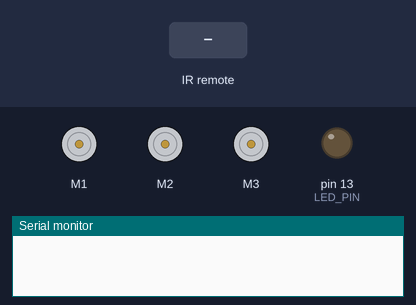
The sketch below on a simulated Arduino Uno, built with avr-gcc and run on an emulated ATmega328P. Parts: 3 × DC motor (green arrow = forward, orange = backward, longer = faster), output pins drawn as LEDs (lit = HIGH), the last lines printed to the serial monitor. The test bench sets the inputs (shaded band).

Above: at 1.2 s.
1.3 s: infrared code 0x77E1D055 received
At 2.5 s:
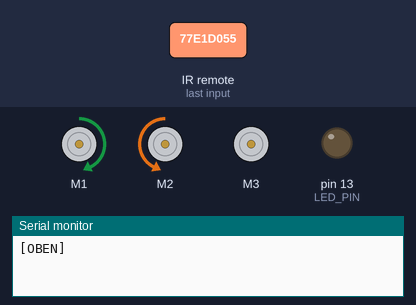
2.8 s: infrared code 0x77E1B055 received
At 3.7 s:
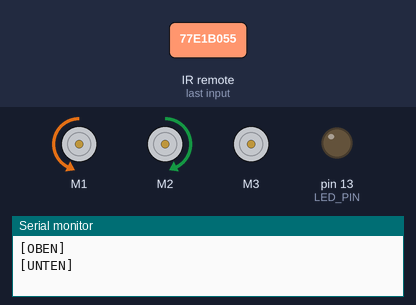
4.3 s: infrared code 0x77E11055 received
At 4.8 s:
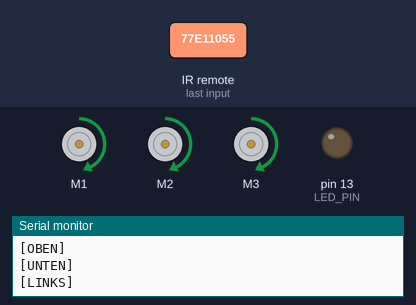
5.8 s: infrared code 0x77E1E055 received
At 7.2 s:
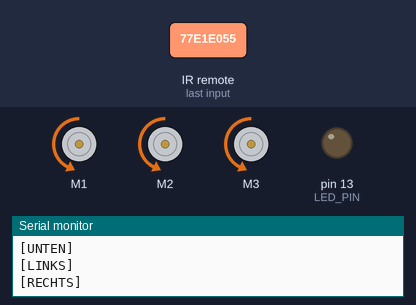
Timing chart, 0 to 8.3 s (numbered marks = the images above; inputs shaded):
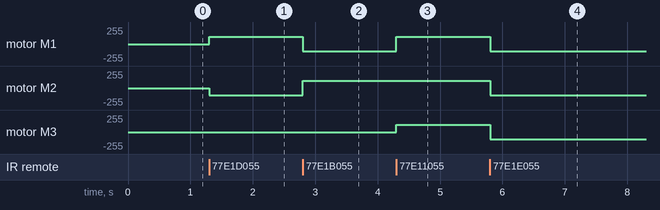

Measured:
- after the input at 1.3 s, motor M1: stopped → forward 110/255 at once; motor M2: stopped → backward 110/255 at once
- after the input at 2.8 s, motor M1: forward 110/255 → backward 110/255 at once; motor M2: backward 110/255 → forward 110/255 at once
- after the input at 4.3 s, motor M1: backward 110/255 → forward 110/255 at once; motor M3: stopped → forward 110/255 at once
- after the input at 5.8 s, motor M1–3: forward 110/255 → backward 110/255 at once

The sketch:

IRmotorRemote.ino
```cpp
#include <IRremote.h>

#include <Wire.h>
#include <Adafruit_MotorShield.h>

// Create the motor shield object with the default I2C address
Adafruit_MotorShield AFMS = Adafruit_MotorShield();
// Or, create it with a different I2C address (say for stacking)
// Adafruit_MotorShield AFMS = Adafruit_MotorShield(0x61);

// Select which 'port' M1, M2, M3 or M4. In this case, M1
Adafruit_DCMotor *myMotor1 = AFMS.getMotor(1);
// You can also make another motor on port M2
Adafruit_DCMotor *myMotor2 = AFMS.getMotor(2);
// You can also make another motor on port M3
Adafruit_DCMotor *myMotor3 = AFMS.getMotor(3);

// speed for the motors (max. 255)
unsigned char motorSpeed1 = 110;
unsigned char motorSpeed2 = 110;
unsigned char motorSpeed3 = 110;


// Storage for the recorded code
         int  codeType = -1;     // The type of code
unsigned long codeValue;         // The code value if not raw
unsigned int  rawCodes[RAWBUF];  // The durations if raw
         int  codeLen;           // The length of the code
         int toggle = 0;         // The RC5/6 toggle state


// Werte, die die Apple Remote "runder Donut, Alu" sendet
unsigned long oben   = 2011287637;
unsigned long unten  = 2011279445;
unsigned long links  = 2011238485;
unsigned long rechts = 2011291733;
unsigned long ok     = 2011282005;
unsigned long menu   = 2011250773;
unsigned long play   = 2011265621;
unsigned long repeat = 2011242581; // Wird bei ok und play zusätzlich gesendet

/*
// Werte, die die Apple Remote "flacher Donut, Alu" sendet
 unsigned long oben   = 2011287644;
 unsigned long unten  = 2011279452;
 unsigned long links  = 2011238492;
 unsigned long rechts = 2011291740;
 unsigned long ok     = 2011282012;
 unsigned long menu   = 2011250780;
 unsigned long play   = 2011265628;
 unsigned long repeat = 2011242588; // Wird bei ok und play zusätzlich gesendet
 */

const int RECV_PIN  = 2;  // pin for TSOP1736 IR sensor output
const int LED_PIN   = 13; // pin for the onboard LED

boolean relayState = false;

IRrecv irrecv(RECV_PIN);

decode_results results;


void setup()
{
  Serial.begin(9600);
  irrecv.enableIRIn(); // Start the receiver

  pinMode(LED_PIN, OUTPUT);

  AFMS.begin();  // create with the default PWM frequency 1.6KHz
  //AFMS.begin(1000);  // OR with a different PWM frequency, say 1KHz

  // Set the speed to start, from 0 (off) to 255 (max speed)
  myMotor1->setSpeed(motorSpeed1);
  myMotor2->setSpeed(motorSpeed2);
  myMotor3->setSpeed(motorSpeed3);
}


void loop()
{
  // wait for IR signal
  if (irrecv.decode(&results))
  {
    // LED on
    digitalWrite(LED_PIN, HIGH);

    // store result for convenience
    storeCode(&results);

    // resume receiver
    irrecv.resume();

    //---------------------
    // "translate" to text
    //---------------------
    if (codeValue == menu)
    {
      Serial.println("[MENU]");
    }
    else
    {
      if (codeValue == play)
      {
        Serial.println("[PLAY]");
      }
      else
      {
        if (codeValue == oben)
        {
          // drive forward (direction to motor 3)
          myMotor1->run(FORWARD);
          myMotor2->run(BACKWARD);
          myMotor3->run(RELEASE);

          Serial.println("[OBEN]");
        }
        else
        {
          if (codeValue == unten)
          {
            // drive backward (direction away from motor 3)
            myMotor1->run(BACKWARD);
            myMotor2->run(FORWARD);
            myMotor3->run(RELEASE);

            Serial.println("[UNTEN]");
          }
          else
          {
            if (codeValue == links)
            {
              // turn left
              myMotor1->run(FORWARD);
              myMotor2->run(FORWARD);
              myMotor3->run(FORWARD);

              Serial.println("[LINKS]");
            }
            else
            {
              if (codeValue == rechts)
              {
                // turn right
                myMotor1->run(BACKWARD);
                myMotor2->run(BACKWARD);
                myMotor3->run(BACKWARD);

                Serial.println("[RECHTS]");
              }
              else
              {
                if (codeValue == ok)
                {
                  // turn OFF motors
                  myMotor1->run(RELEASE);
                  myMotor2->run(RELEASE);
                  myMotor3->run(RELEASE);

                  Serial.println("[OK]");
                }
              }
            }
          }
        }
      }
    }

    // LED off
    digitalWrite(LED_PIN, LOW);
  }
}


// Stores the code for later playback
// Most of this code is just logging
void storeCode(decode_results *results)
{
  codeType = results->decode_type;
  int count = results->rawlen;

  if (codeType == UNKNOWN)
  {
    Serial.println("Received unknown code, saving as raw");

    codeLen = results->rawlen - 1;

    // To store raw codes:
    // Drop first value (gap)
    // Convert from ticks to microseconds
    // Tweak marks shorter, and spaces longer to cancel out IR receiver distortion
    for (int i = 1; i <= codeLen; i++)
    {
      if (i % 2)
      {
        // Mark
        rawCodes[i - 1] = results->rawbuf[i]*USECPERTICK - MARK_EXCESS;
        Serial.print(" m");
      }
      else
      {
        // Space
        rawCodes[i - 1] = results->rawbuf[i]*USECPERTICK + MARK_EXCESS;
        Serial.print(" s");
      }
      Serial.print(rawCodes[i - 1], DEC);
    }
    Serial.println("");
  }
  else
  {
    if (codeType == NEC)
    {
      //      Serial.print("Received NEC / Apple: ");

      if (results->value == REPEAT)
      {
        // Don't record a NEC repeat value as that's useless.
        //        Serial.println("repeat; ignoring.");
        return;
      }
    }
    /*
     else
     {
     if (codeType == SONY)
     {
     Serial.print("Received SONY: ");
     }
     else
     {
     if (codeType == RC5)
     {
     Serial.print("Received RC5: ");
     }
     else
     {
     if (codeType == RC6)
     {
     Serial.print("Received RC6: ");
     }
     else
     {
     Serial.print("Unexpected codeType ");
     Serial.print(codeType, DEC);
     Serial.println("");
     }
     }
     }
     }
     */

    //    Serial.println(results->value, HEX);
    //    Serial.println(results->value, DEC);

    codeValue = results->value;
    codeLen = results->bits;
  }
}
```
